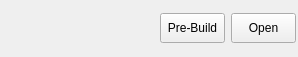
<?xml version="1.0" encoding="UTF-8"?>
<ui version="4.0">
 <class>Form</class>
 <widget class="QWidget" name="Form">
  <property name="geometry">
   <rect>
    <x>0</x>
    <y>0</y>
    <width>298</width>
    <height>57</height>
   </rect>
  </property>
  <property name="maximumSize">
   <size>
    <width>16777215</width>
    <height>57</height>
   </size>
  </property>
  <property name="windowTitle">
   <string>Form</string>
  </property>
  <layout class="QHBoxLayout" name="horizontalLayout">
   <property name="leftMargin">
    <number>2</number>
   </property>
   <property name="topMargin">
    <number>2</number>
   </property>
   <property name="rightMargin">
    <number>2</number>
   </property>
   <property name="bottomMargin">
    <number>2</number>
   </property>
   <item>
    <widget class="QLabel" name="lbl_file_name">
     <property name="sizePolicy">
      <sizepolicy hsizetype="MinimumExpanding" vsizetype="Preferred">
       <horstretch>0</horstretch>
       <verstretch>0</verstretch>
      </sizepolicy>
     </property>
     <property name="minimumSize">
      <size>
       <width>150</width>
       <height>0</height>
      </size>
     </property>
     <property name="maximumSize">
      <size>
       <width>16777215</width>
       <height>35</height>
      </size>
     </property>
     <property name="text">
      <string>&lt;file_name&gt;</string>
     </property>
    </widget>
   </item>
   <item>
    <widget class="QPushButton" name="btn_pre_build">
     <property name="minimumSize">
      <size>
       <width>0</width>
       <height>20</height>
      </size>
     </property>
     <property name="maximumSize">
      <size>
       <width>65</width>
       <height>30</height>
      </size>
     </property>
     <property name="text">
      <string>Pre-Build</string>
     </property>
    </widget>
   </item>
   <item>
    <widget class="QPushButton" name="btn_open">
     <property name="minimumSize">
      <size>
       <width>0</width>
       <height>20</height>
      </size>
     </property>
     <property name="maximumSize">
      <size>
       <width>65</width>
       <height>30</height>
      </size>
     </property>
     <property name="text">
      <string>Open</string>
     </property>
    </widget>
   </item>
  </layout>
 </widget>
 <resources/>
 <connections/>
</ui>
